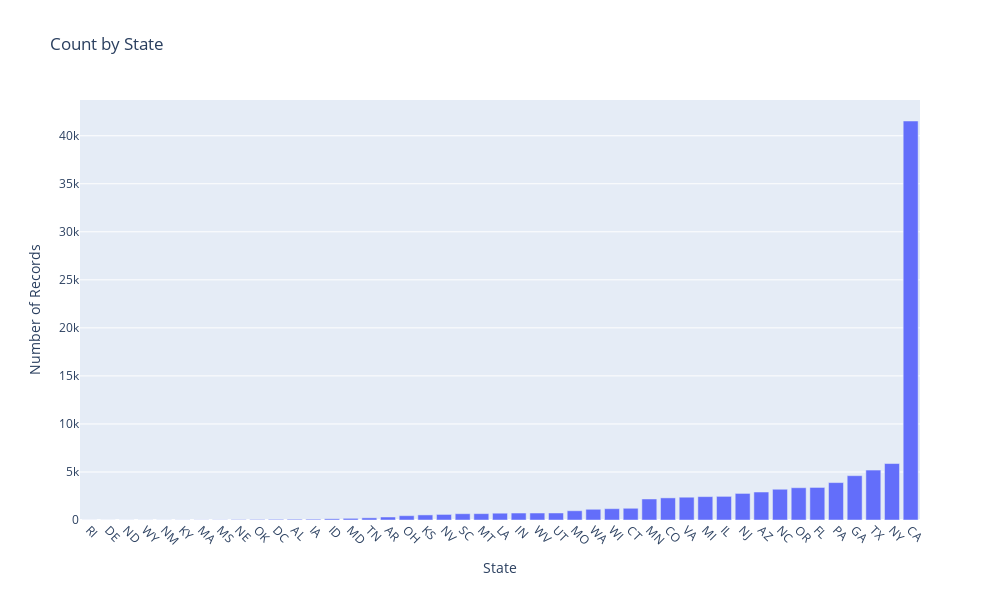

Notebook code cell kept with this figure:
### Code cell
count_by_state = df_slice.groupby("State").size().reset_index(name='Count').sort_values(by='Count')
count_by_state.columns = ["State", "Count"]


fig = px.bar(
    count_by_state,
    x="State",
    y="Count",
    title="Count by State",
    labels={"Count": "Number of Records"},
    height=600,
    width=1000
)

fig.update_layout(
    xaxis=dict(tickangle=45),
    bargap=0.2
)

fig.show()

### Figure 1 — Plotly figure (JSON) as saved in the notebook; plotly's stock layout.template omitted (floating-point values rounded to 4 significant figures)
{"data": [{"hovertemplate": "State=%{x}<br>Number of Records=%{y}<extra></extra>", "legendgroup": "", "marker": {"color": "#636efa", "pattern": {"shape": ""}}, "name": "", "orientation": "v", "showlegend": false, "textposition": "auto", "type": "bar", "x": ["RI", "DE", "ND", "WY", "NM", "KY", "MA", "MS", "NE", "OK", "DC", "AL", "IA", "ID", "MD", "TN", "AR", "OH", "KS", "NV", "SC", "MT", "LA", "IN", "WV", "UT", "MO", "WA", "WI", "CT", "MN", "CO", "VA", "MI", "IL", "NJ", "AZ", "NC", "OR", "FL", "PA", "GA", "TX", "NY", "CA"], "xaxis": "x", "y": [4, 5, 7, 8, 9, 13, 16, 20, 44, 56, 69, 79, 83, 126, 173, 226, 311, 449, 530, 580, 655, 662, 708, 726, 727, 731, 962, 1116, 1177, 1220, 2189, 2303, 2372, 2434, 2460, 2767, 2913, 3201, 3360, 3389, 3894, 4614, 5200, 5877, 41535], "yaxis": "y"}], "layout": {"bargap": 0.2, "barmode": "relative", "height": 600, "legend": {"tracegroupgap": 0}, "title": {"text": "Count by State"}, "width": 1000, "xaxis": {"anchor": "y", "domain": [0, 1], "tickangle": 45, "title": {"text": "State"}}, "yaxis": {"anchor": "x", "domain": [0, 1], "title": {"text": "Number of Records"}}}}
